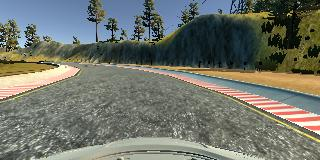
#> input picture example_images/center.jpg, 320 x 160 px
$ python -i Common.py   (imports and definitions only)
#> lines starting #> are read from the running program, lines starting #| are printed output that depends on the picture
#> further down, picture is the input picture: PIL image 320x160 RGB; mean R, G, B 112.1, 115.9, 106.2
import pickle
from Telemetry import Telemetry
from PIL import Image, ImageOps, ImageFilter
import numpy as np
import cv2

def load_data(dir):
    with open(dir + "/labels.pickle", "rb") as f:
        return pickle.load(f)


def preprocess_image(img):
    img = img.crop((0,70,320,134))
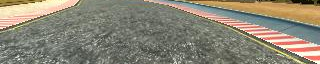
#> img: PIL image 320x64 RGB; mean R, G, B 138.2, 133.1, 116.7
    img = img.resize((32,32), resample=Image.BICUBIC)
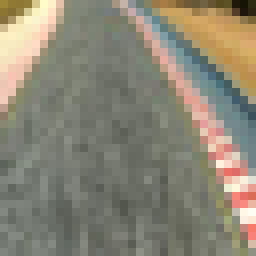
#> img: PIL image 32x32 RGB (shown 8 times larger); mean R, G, B 138.1, 133.1, 116.7
    img = cv2.cvtColor(np.array(img),cv2.COLOR_RGB2HLS)
#> img: shape (32, 32, 3); mean of channels 0, 1, 2 37.9, 128.9, 43.4
    return img.astype('float32') / 255.0
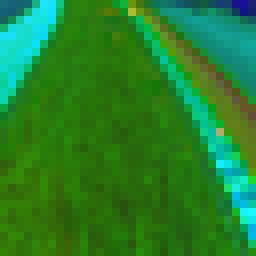
#> returned value: shape (32, 32, 3) float32 (shown 8 times larger); mean of channels 0, 1, 2 0.149, 0.506, 0.17; drawn as R, G, B

>>> from PIL import Image
>>> picture = Image.open('example_images/center.jpg')
>>> result = preprocess_image(picture)

$ run again, on example_images/lane_left.jpg
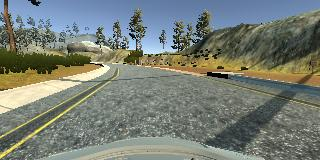
#> input picture example_images/lane_left.jpg, 320 x 160 px
#> picture is the input picture: PIL image 320x160 RGB; mean R, G, B 119, 125.7, 117.2
#> in preprocess_image, `img = img.crop((0,70,320,134))`:
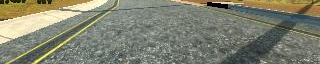
#> img: PIL image 320x64 RGB; mean R, G, B 127.9, 129.5, 112.1
#> in preprocess_image, `return img.astype('float32') / 255.0`:
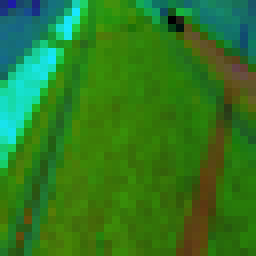
#> returned value: shape (32, 32, 3) float32 (shown 8 times larger); mean of channels 0, 1, 2 0.186, 0.479, 0.136; drawn as R, G, B

$ run again, on example_images/lane_right.jpg
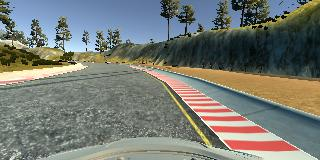
#> input picture example_images/lane_right.jpg, 320 x 160 px
#> picture is the input picture: PIL image 320x160 RGB; mean R, G, B 119, 122.5, 115.5
#> in preprocess_image, `img = img.crop((0,70,320,134))`:
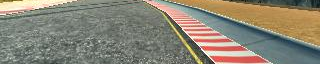
#> img: PIL image 320x64 RGB; mean R, G, B 137.9, 132.6, 116.6
#> in preprocess_image, `return img.astype('float32') / 255.0`:
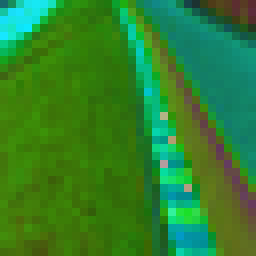
#> returned value: shape (32, 32, 3) float32 (shown 8 times larger); mean of channels 0, 1, 2 0.19, 0.507, 0.176; drawn as R, G, B
